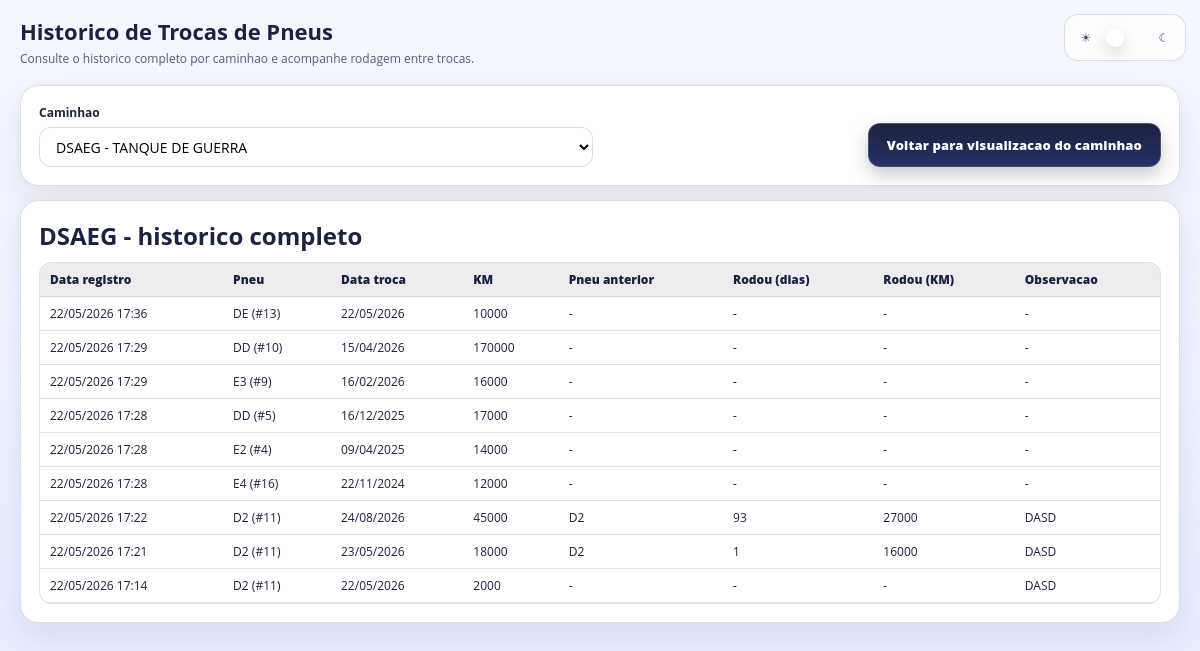
Page /logistica/pneus/historico/ (signed in) on the committed database.
### hqbooking/models.py (models this page shows, shortened)
class Truck(models.Model):
    identifier = models.CharField(max_length=80, unique=True)
    model_template = models.ForeignKey(
        "TruckModelTemplate",
        on_delete=models.SET_NULL,
        null=True,
        blank=True,
        related_name="trucks",
    )
    tire_count = models.PositiveIntegerField(default=6)
    layout_model = models.CharField(max_length=30, default="BASCULANTE_10")
    created_at = models.DateTimeField(auto_now_add=True)
    updated_at = models.DateTimeField(auto_now=True)
    class Meta:
        ordering = ["identifier", "id"]

class TruckTireChangeHistory(models.Model):
    truck = models.ForeignKey(Truck, on_delete=models.CASCADE, related_name="tire_history")
    tire_number = models.PositiveIntegerField()
    tire_code = models.CharField(max_length=12, blank=True, null=True)
    changed_on = models.DateField(blank=True, null=True)
    odometer_km = models.PositiveIntegerField(blank=True, null=True)
    previous_tire_code = models.CharField(max_length=12, blank=True, null=True)
    previous_changed_on = models.DateField(blank=True, null=True)
    previous_odometer_km = models.PositiveIntegerField(blank=True, null=True)
    run_days = models.PositiveIntegerField(blank=True, null=True)
    run_km = models.PositiveIntegerField(blank=True, null=True)
    note = models.CharField(max_length=180, blank=True, null=True)
    created_at = models.DateTimeField(auto_now_add=True)
    class Meta:
        ordering = ["-created_at", "-id"]

### hqbooking/views.py (the view)
# urls.py: path("logistica/pneus/historico/", views.truck_tire_history_page, name="truck_tire_history"),
def truck_tire_history_page(request):
    trucks_qs = Truck.objects.select_related("model_template").all().order_by("identifier")
    selected_truck = None
    truck_id = (request.GET.get("truck") or "").strip()
    if truck_id.isdigit():
        selected_truck = trucks_qs.filter(pk=int(truck_id)).first()
    if not selected_truck:
        selected_truck = trucks_qs.first()
    history_rows = []
    if selected_truck:
        history_rows = list(
            TruckTireChangeHistory.objects.filter(truck=selected_truck).order_by("-created_at", "-id")[:1000]
        )
    return render(
        request,
        "hqbooking/truck_tire_history.html",
        {
            "trucks": trucks_qs,
            "selected_truck": selected_truck,
            "history_rows": history_rows,
        },
    )

### tiqueue/context_processors.py (called while the page is built)
def system_config(request):
    cfg = SystemConfig.objects.order_by("-updated_at", "-id").first()
    return {
        "sidebar_system_version": (cfg.system_version if cfg and cfg.system_version else ""),
    }

### templates/hqbooking/truck_tire_history.html (shortened to what this page needs)
{% load static %}
<!DOCTYPE html>
<html lang="pt-BR">
<head>
    <link rel="stylesheet" href="{% static '/style/theme.css' %}">
    <link rel="stylesheet" href="{% static '/style/hqbooking.css' %}">
</head>
<body class="hq-page">
    <div class="theme-fab" aria-label="Tema">
        <div class="theme-toggle">
            <span class="theme-icon" aria-hidden="true">&#9728;</span>
            <label class="theme-switch" title="Alternar tema">
                <span class="theme-slider"></span>
            </label>
            <span class="theme-icon" aria-hidden="true">&#9790;</span>
        </div>
    </div>
    <div class="hq-container hq-truck-page hq-truck-wide">
        <header class="hq-header">
            <div>
                <h1 class="hq-title">Historico de Trocas de Pneus</h1>
                <p class="hq-subtitle">Consulte o historico completo por caminhao e acompanhe rodagem entre trocas.</p>
            </div>
        </header>
        <section class="hq-card">
            <form method="GET" class="hq-form hq-form-grid hq-truck-filter-grid">
                <div class="hq-field">
                    <label class="hq-label" for="truck_select">Caminhao</label>
                    <select class="hq-input" id="truck_select" name="truck" onchange="this.form.submit()">
                        {% for t in trucks %}
                            <option value="{{ t.id }}" {% if selected_truck and selected_truck.id == t.id %}selected{% endif %}>
                                {{ t.identifier }}{% if t.model_template %} - {{ t.model_template.name }}{% endif %}
                            </option>
                        {% endfor %}
                    </select>
                </div>
                <div class="hq-actions truck-filter-actions">
                    {% if selected_truck %}
                        <a class="hq-button truck-new-truck-btn" href="{% url 'truck_tire_control' %}?tab=trucks&truck={{ selected_truck.id }}">Voltar para visualizacao do caminhao</a>
                    {% else %}
                        <a class="hq-button truck-new-truck-btn" href="{% url 'truck_tire_control' %}?tab=trucks">Voltar para visualizacao do caminhao</a>
                    {% endif %}
                </div>
            </form>
        </section>
        <section class="hq-card">
            <h2 class="hq-card-title">
                {% if selected_truck %}
                    {{ selected_truck.identifier }} - historico completo
                {% else %}
                    Historico
                {% endif %}
            </h2>
            <div class="hq-history-table-wrap">
                <table class="hq-history-table">
                    <thead>
                        <tr>
                            <th>Data registro</th>
                            <th>Pneu</th>
                            <th>Data troca</th>
                            <th>KM</th>
                            <th>Pneu anterior</th>
                            <th>Rodou (dias)</th>
                            <th>Rodou (KM)</th>
                            <th>Observacao</th>
                        </tr>
                    </thead>
                    <tbody>
                        {% for h in history_rows %}
                            <tr>
                                <td>{{ h.created_at|date:"d/m/Y H:i" }}</td>
                                <td>{{ h.tire_code|default:"-" }} (#{{ h.tire_number }})</td>
                                <td>{% if h.changed_on %}{{ h.changed_on|date:"d/m/Y" }}{% else %}-{% endif %}</td>
                                <td>{% if h.odometer_km %}{{ h.odometer_km }}{% else %}-{% endif %}</td>
                                <td>{{ h.previous_tire_code|default:"-" }}</td>
                                <td>{% if h.run_days is not None %}{{ h.run_days }}{% else %}-{% endif %}</td>
                                <td>{% if h.run_km is not None %}{{ h.run_km }}{% else %}-{% endif %}</td>
                                <td>{{ h.note|default:"-" }}</td>
                            </tr>
                        {% empty %}
                            <tr><td colspan="8">Sem historico para este caminhao.</td></tr>
                        {% endfor %}
                    </tbody>
                </table>
            </div>
        </section>
    </div>
</body>
</html>

### connect/static/style/theme.css (style rules this page uses)
:root { --page-bg: #eef0fc; --page-text: #1c2242; --title-text: #1c2242; --muted-text: rgba(28, 34, 66, 0.72); --surface-1: rgba(255, 255, 255, 0.95); --surface-2: rgba(255, 255, 255, 0.85); --surface-border: rgba(28, 34, 66, 0.10); --surface-shadow: 0 10px 24px rgba(28, 34, 66, 0.08); --accent: #00bf63; --accent-2: #5cd6a3; }
.theme-toggle { display: inline-flex; align-items: center; gap: 8px; user-select: none; }
.theme-toggle .theme-icon { width: 18px; text-align: center; font-size: 12px; opacity: 0.9; color: currentColor; }
.theme-switch { position: relative; width: 44px; height: 24px; display: inline-block; }
.theme-slider { position: absolute; inset: 0; border-radius: 999px; background: rgba(255, 255, 255, 0.14); border: 1px solid rgba(255, 255, 255, 0.18); transition: background-color 0.2s ease, border-color 0.2s ease, box-shadow 0.2s ease; }
.theme-slider::before { content: ""; position: absolute; width: 18px; height: 18px; left: 2px; top: 50%; transform: translateY(-50%); border-radius: 999px; background: rgba(255, 255, 255, 0.92); box-shadow: 0 6px 16px rgba(0, 0, 0, 0.18); transition: transform 0.2s ease, background-color 0.2s ease; }
.theme-fab { position: fixed; top: 14px; right: 14px; z-index: 1200; padding: 10px 12px; border-radius: 14px; background: rgba(0, 0, 0, 0.18); border: 1px solid rgba(255, 255, 255, 0.14); color: rgba(255, 255, 255, 0.92); backdrop-filter: blur(8px); }
html[data-theme="light"] .theme-fab { background: rgba(255, 255, 255, 0.75); border-color: rgba(28, 34, 66, 0.14); color: rgba(28, 34, 66, 0.92); }
* { scrollbar-width: thin; scrollbar-color: rgba(0, 191, 99, 0.9) rgba(28, 34, 66, 0.18); }

### rows in the picture
Truck: identifier "DSAEG"
TruckTireChangeHistory: created_at "22/05/2026 17:36", tire_code "DE", tire_number "13", changed_on "22/05/2026", odometer_km "10000", previous_tire_code "-", note "-"
TruckTireChangeHistory: created_at "22/05/2026 17:29", tire_code "DD", tire_number "10", changed_on "15/04/2026", odometer_km "170000", previous_tire_code "-", note "-"
TruckTireChangeHistory: created_at "22/05/2026 17:29", tire_code "E3", tire_number "9", changed_on "16/02/2026", odometer_km "16000", previous_tire_code "-", note "-"
TruckTireChangeHistory: created_at "22/05/2026 17:28", tire_code "DD", tire_number "5", changed_on "16/12/2025", odometer_km "17000", previous_tire_code "-", note "-"
TruckTireChangeHistory: created_at "22/05/2026 17:28", tire_code "E2", tire_number "4", changed_on "09/04/2025", odometer_km "14000", previous_tire_code "-", note "-"
TruckTireChangeHistory: created_at "22/05/2026 17:28", tire_code "E4", tire_number "16", changed_on "22/11/2024", odometer_km "12000", previous_tire_code "-", note "-"
TruckTireChangeHistory: created_at "22/05/2026 17:22", tire_code "D2", tire_number "11", changed_on "24/08/2026", odometer_km "45000", previous_tire_code "D2", run_days "93", run_km "27000", note "DASD"
TruckTireChangeHistory: created_at "22/05/2026 17:21", tire_code "D2", tire_number "11", changed_on "23/05/2026", odometer_km "18000", previous_tire_code "D2", run_days "1", run_km "16000", note "DASD"
TruckTireChangeHistory: created_at "22/05/2026 17:14", tire_code "D2", tire_number "11", changed_on "22/05/2026", odometer_km "2000", previous_tire_code "-", note "DASD"

### other values in the picture
form field truck "DSAEG - TANQUE DE GUERRA"
